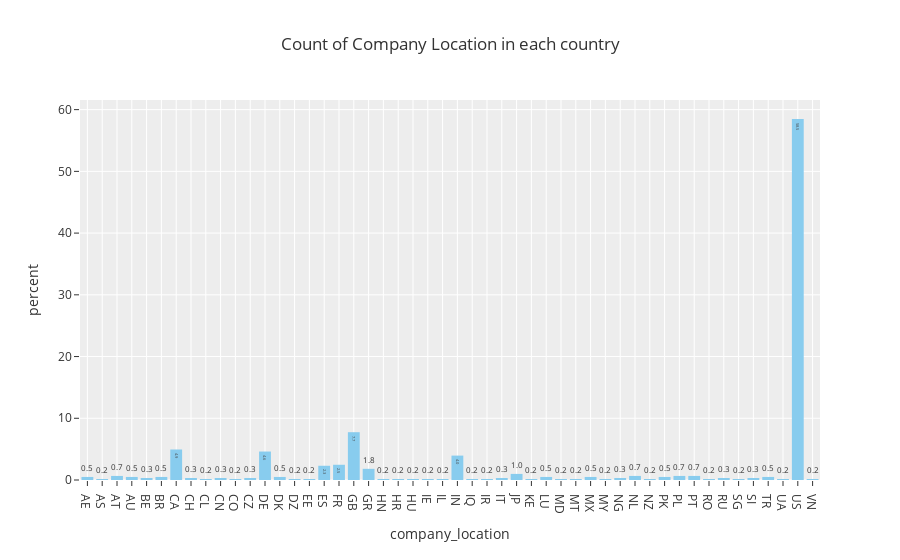

Source (notebook cell):
### Markdown cell above
most of the employees are from United States, United Kingdom, India, and Canada

### Code cell
#checking the distribution of company's location
px.histogram(df, x = df.company_location.sort_values(),histnorm = 'percent', text_auto = '.1f',
             labels={ "x": "company_location",
                 "percent": "percent(%)"
                 
             },
             color_discrete_sequence=px.colors.qualitative.Safe, template = 'ggplot2',
             title='Count of Company Location in each country')

### Figure 1 — Plotly figure (JSON) as saved in the notebook; plotly's stock layout.template omitted (floating-point values rounded to 4 significant figures; data arrays with more than 128 entries replaced by an {"elided": "..."} marker saying what was removed)
{"data": [{"alignmentgroup": "True", "bingroup": "x", "histnorm": "percent", "hovertemplate": "company_location=%{x}<br>percent=%{y}<extra></extra>", "legendgroup": "", "marker": {"color": "rgb(136, 204, 238)", "pattern": {"shape": ""}}, "name": "", "offsetgroup": "", "orientation": "v", "showlegend": false, "texttemplate": "%{value:.1f}", "type": "histogram", "x": {"elided": "607 str values"}, "xaxis": "x", "yaxis": "y"}], "layout": {"barmode": "relative", "legend": {"tracegroupgap": 0}, "title": {"text": "Count of Company Location in each country"}, "xaxis": {"anchor": "y", "domain": [0, 1], "title": {"text": "company_location"}}, "yaxis": {"anchor": "x", "domain": [0, 1], "title": {"text": "percent"}}}}
